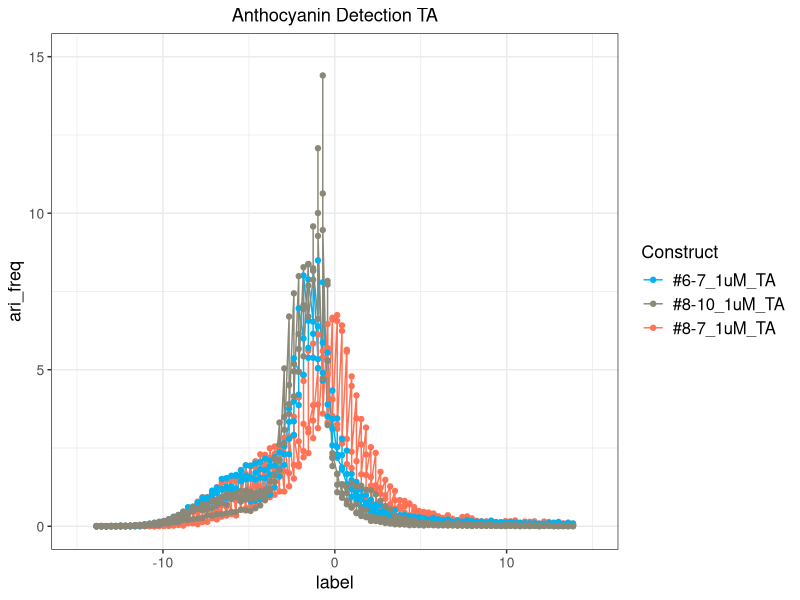
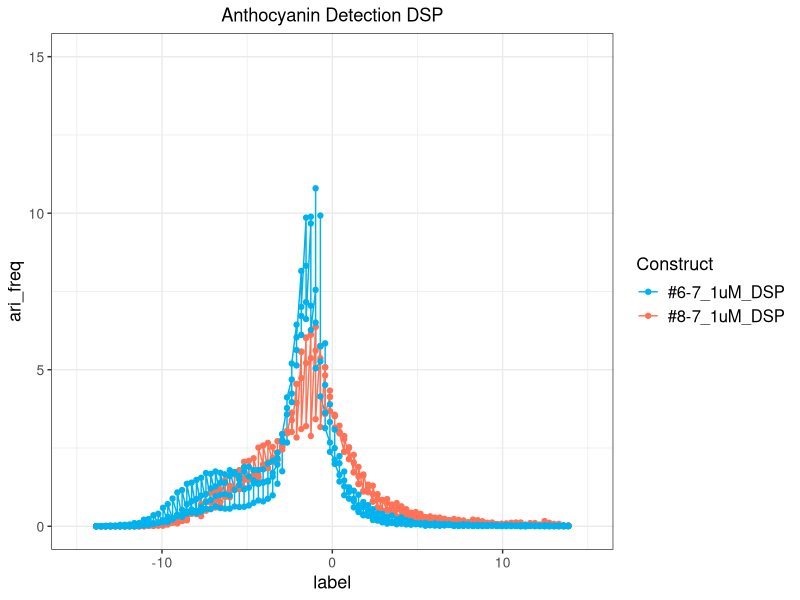
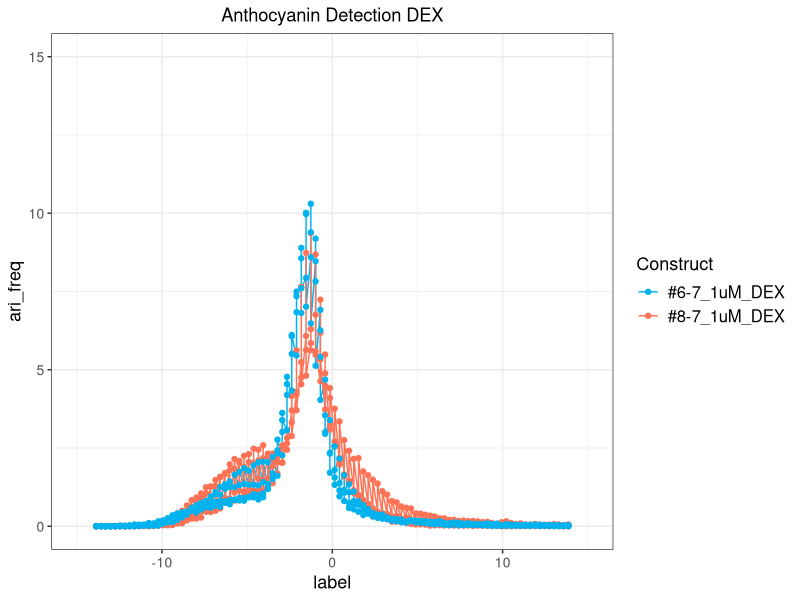

Generate these figures, in order, with R:
library(ggplot2)
library(dplyr)

setwd("~/")

TA <- read.csv("anthocyanin_TA.csv")
labels=sort(unique(TA$line))

#ks TEST
unique(TA$line)

ta67 <- filter(TA, line == "#6-7_1uM_TA")
ta87 <- filter(TA, line == "#8-7_1uM_TA")
null810 <- filter(TA, line == "#8-10_1uM_TA")

ks.test(x = ta67$ari_freq, y = null810$ari_freq)
ks.test(x = ta87$ari_freq, y = null810$ari_freq)

pdf(file="anthocyanin-ari_TA.pdf",width = 10,height = 6.5,pointsize = 5,useDingbats = FALSE)
ggplot(TA, aes(x=label, y=ari_freq, group=line, color=line)) + 
  geom_line() + geom_point() + #geom_errorbar(aes(ymin=mean_freq-std_dev, ymax=mean_freq+std_dev, alpha=0), width=0) + 
  theme_bw() +
  scale_x_continuous("ARI index value") + 
  scale_y_continuous("Pixel Frequency (%)") + 
  theme(axis.text.x = element_text(size = 10), axis.text.y = element_text(size = 10),
        axis.title = element_text(size = 13), legend.text = element_text(size = 12),
        legend.title = element_text(size = 13)) + scale_color_manual(name= "Construct",values=c("deepskyblue2","cornsilk4", "coral1"))+
  ylim(0,15)+
  xlim(-15,15)+
  #scale_color_discrete(name = "Construct",labels=c("#6-7_1uM_TA", "null_1uM_TA","#8-7_1uM_TA"))+
  ggtitle("Anthocyanin Detection TA") + theme(plot.title = element_text(hjust = 0.5))#+ facet_wrap(~ construct)
dev.off()

DSP <- read.csv("anthocyanin_DSP.csv")
labels=sort(unique(DSP$line))

unique(DSP$line)

dsp67 <- filter(DSP, line == "#6-7_1uM_DSP")
dsp87 <- filter(DSP, line == "#8-7_1uM_DSP")
null810 <- filter(TA, line == "#8-10_1uM_TA")

ks.test(x = dsp67$ari_freq, y = null810$ari_freq)
ks.test(x = dsp87$ari_freq, y = null810$ari_freq)

pdf(file="anthocyanin-ari_DSP.pdf",width = 10,height = 6.5,pointsize = 5,useDingbats = FALSE)
ggplot(DSP, aes(x=label, y=ari_freq, group=line, color=line)) + 
  geom_line() + geom_point() + #geom_errorbar(aes(ymin=mean_freq-std_dev, ymax=mean_freq+std_dev, alpha=0), width=0) + 
  theme_bw() +
  scale_x_continuous("ARI index value") + 
  scale_y_continuous("Pixel Frequency (%)") + 
  theme(axis.text.x = element_text(size = 10), axis.text.y = element_text(size = 10),
        axis.title = element_text(size = 13), legend.text = element_text(size = 12),
        legend.title = element_text(size = 13)) + scale_color_manual(name= "Construct",values=c("deepskyblue2","coral1"))+
  #scale_color_discrete(name = "Construct",labels=c("#6-7_1uM_DSP", "#8-7_1uM_DSP"))+
  ylim(0,15)+
  xlim(-15,15)+
  ggtitle("Anthocyanin Detection DSP") + theme(plot.title = element_text(hjust = 0.5))#+ facet_wrap(~ construct)
dev.off()


DEX <- read.csv("anthocyanin_DEX.csv")
labels=sort(unique(DEX$line))

unique(DEX$line)

dex67 <- filter(DEX, line == "#6-7_1uM_DEX")
dex87 <- filter(DEX, line == "#8-7_1uM_DEX")
null810 <- filter(TA, line == "#8-10_1uM_TA")

ks.test(x = dex67$ari_freq, y = null810$ari_freq)
ks.test(x = dex87$ari_freq, y = null810$ari_freq)

pdf(file="anthocyanin-ari_DEX.pdf",width = 10,height = 6.5,pointsize = 5,useDingbats = FALSE)
ggplot(DEX, aes(x=label, y=ari_freq, group=line, color=line)) + 
  geom_line() + geom_point() + #geom_errorbar(aes(ymin=mean_freq-std_dev, ymax=mean_freq+std_dev, alpha=0), width=0) + 
  theme_bw() +
  scale_x_continuous("ARI index value") + 
  scale_y_continuous("Pixel Frequency (%)") + 
  theme(axis.text.x = element_text(size = 10), axis.text.y = element_text(size = 10),
        axis.title = element_text(size = 13), legend.text = element_text(size = 12),
        legend.title = element_text(size = 13)) +  scale_color_manual(name= "Construct",values=c("deepskyblue2","coral1"))+
  #scale_color_discrete(name = "Construct",labels=c("#6-7_1uM_DEX", "#8-7_1uM_DEX"))+
  ylim(0,15)+
  xlim(-15,15)+
  ggtitle("Anthocyanin Detection DEX") + theme(plot.title = element_text(hjust = 0.5))#+ facet_wrap(~ construct)
dev.off()
